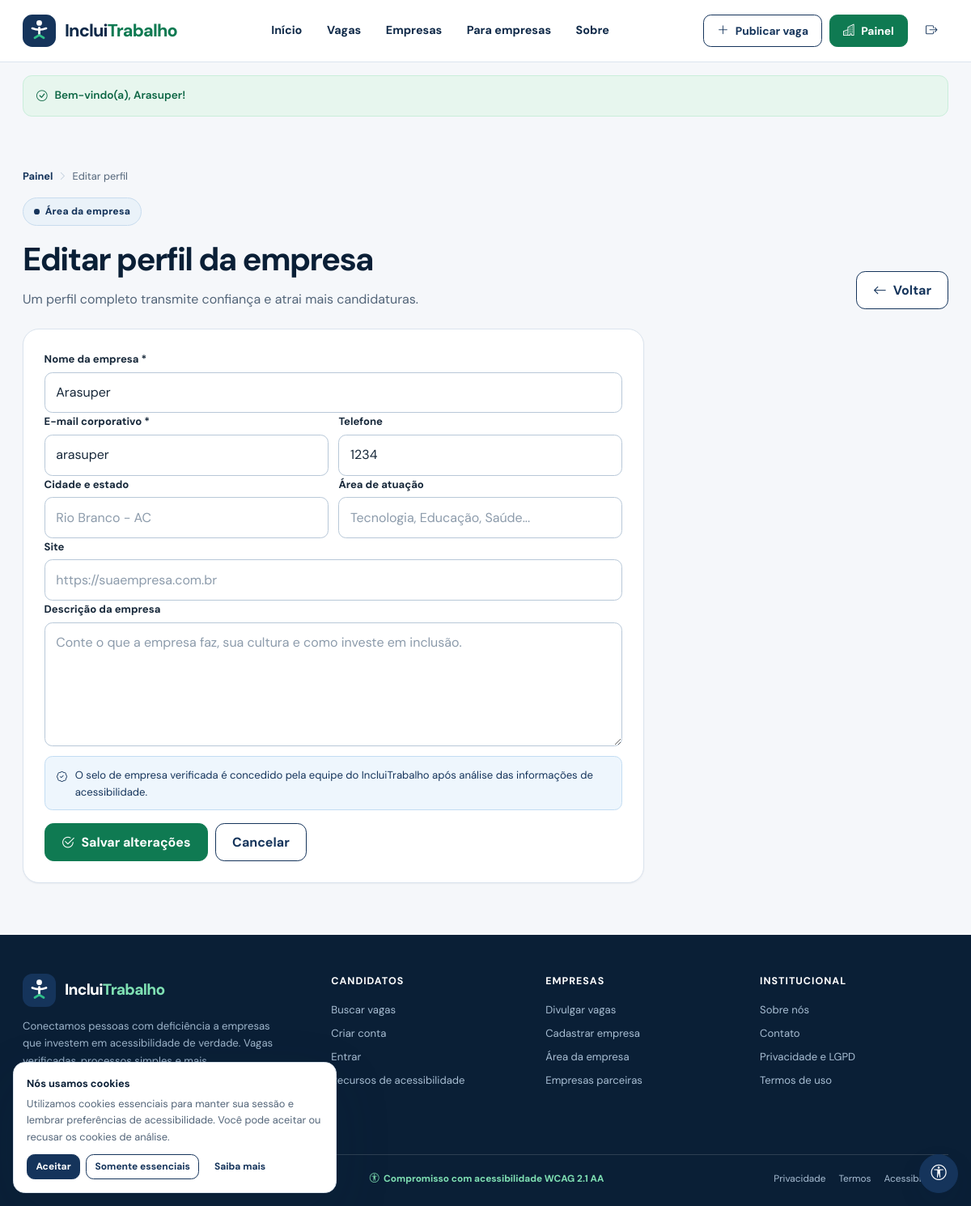
The app's page /telas/editarEmpresa.php (signed in) with its own data.
### tables this page shows
CREATE TABLE `empresa` (
  `id` int(11) NOT NULL,
  `nome` varchar(255) NOT NULL,
  `email` varchar(255) NOT NULL,
  `senha` varchar(255) NOT NULL,
  `telefone` varchar(255) NOT NULL,
  `cidade` varchar(180) DEFAULT NULL,
  `areaAtuacao` varchar(120) DEFAULT NULL,
  `descricao` text DEFAULT NULL,
  `site` varchar(255) DEFAULT NULL
);

### includes/config.php (called while the page is built, shortened)
<?php
require_once __DIR__ . '/../modelos/Empresa.php';
$base = $base ?? '';
function e($valor): string
{
    return htmlspecialchars((string) $valor, ENT_QUOTES, 'UTF-8');
}

### telas/editarEmpresa.php (the view, shortened to what this page needs)
<?php
$base = '../';
require_once __DIR__ . '/../includes/config.php';
$empresaSessao = exigir_empresa();
$empresaId = (int) $empresaSessao->id;
$pdo = db();
$stmt = $pdo->prepare('SELECT * FROM empresa WHERE id = ? LIMIT 1');
$stmt->execute([$empresaId]);
$empresa = $stmt->fetch();
require __DIR__ . '/../includes/head.php';
require __DIR__ . '/../includes/cabecalho.php';
?>
<main id="conteudo">
  <div class="container dashboard">
    <nav class="breadcrumb" aria-label="Você está em">
      <a href="home.php">Painel</a>
      <i class="bi bi-chevron-right" aria-hidden="true"></i>
      <span aria-current="page">Editar perfil</span>
    </nav>
    <div class="dash-head">
      <div>
        <span class="eyebrow navy">Área da empresa</span>
        <h1>Editar perfil da empresa</h1>
        <p>Um perfil completo transmite confiança e atrai mais candidaturas.</p>
      </div>
      <a class="btn btn-outline" href="home.php"><i class="bi bi-arrow-left" aria-hidden="true"></i> Voltar</a>
    </div>
    <form class="panel" action="<?= e($base) ?>controladores/rota.php?acao=editarEmpresa" method="POST" data-validate style="max-width:48rem">
      <div class="field">
        <label for="nome">Nome da empresa *</label>
        <input id="nome" name="nome" type="text" required minlength="2" value="<?= e($empresa['nome']) ?>" autocomplete="organization">
      </div>
      <div class="form-row">
        <div class="field">
          <label for="email">E-mail corporativo *</label>
          <input id="email" name="email" type="email" required value="<?= e($empresa['email']) ?>" autocomplete="email">
        </div>
        <div class="field">
          <label for="telefone">Telefone</label>
          <input id="telefone" name="telefone" type="tel" value="<?= e($empresa['telefone'] ?? '') ?>" autocomplete="tel">
        </div>
      </div>
      <div class="form-row">
        <div class="field">
          <label for="cidade">Cidade e estado</label>
          <input id="cidade" name="cidade" type="text" value="<?= e($empresa['cidade'] ?? '') ?>" placeholder="Rio Branco - AC">
        </div>
        <div class="field">
          <label for="areaAtuacao">Área de atuação</label>
          <input id="areaAtuacao" name="areaAtuacao" type="text" value="<?= e($empresa['areaAtuacao'] ?? '') ?>" placeholder="Tecnologia, Educação, Saúde...">
        </div>
      </div>
      <div class="field">
        <label for="site">Site</label>
        <input id="site" name="site" type="url" value="<?= e($empresa['site'] ?? '') ?>" placeholder="https://suaempresa.com.br">
      </div>
      <div class="field">
        <label for="descricao">Descrição da empresa</label>
        <textarea id="descricao" name="descricao" rows="5" placeholder="Conte o que a empresa faz, sua cultura e como investe em inclusão."><?= e($empresa['descricao'] ?? '') ?></textarea>
      </div>
      <div class="info-note" style="display:flex;gap:.6rem;align-items:flex-start">
        <i class="bi bi-patch-check" aria-hidden="true" style="margin-top:.15rem"></i>
        <span>O selo de empresa verificada é concedido pela equipe do IncluiTrabalho após análise das informações de acessibilidade.</span>
      </div>
      <div style="display:flex;gap:.6rem;flex-wrap:wrap;margin-top:1rem">
        <button class="btn btn-green" type="submit"><i class="bi bi-check2-circle" aria-hidden="true"></i> Salvar alterações</button>
        <a class="btn btn-outline" href="home.php">Cancelar</a>
      </div>
    </form>
  </div>
</main>
<?php require __DIR__ . '/../includes/rodape.php'; ?>

### assets/style.css (style rules this page uses)
:root { --navy: #15345b; --navy-700: #102a49; --navy-900: #0a1f36; --green: #0f7a52; --green-600: #0c6644; --green-100: #e7f6ee; --green-200: #c9eeda; --ink: #17283a; --muted: #536579; --muted-2: #5f7086; --canvas: #f5f7fa; --surface: #ffffff; --surface-2: #f8fafc; --border: #dbe4ee; --border-strong: #b8c8d8; --focus: #1f6fb2; --danger: #b42318; --danger-bg: #fef3f2; --danger-border: #f6c9c5; --warning: #7a5300; --warning-bg: #fff8e6; --warning-border: #efd9a1; --info-bg: #eef6fd; --info-border: #c3ddf3; --radius-sm: .65rem; --radius: .9rem; --radius-lg: 1.25rem; --radius-xl: 1.75rem; --shadow-sm: 0 1px 2px rgba(16, 42, 73, .06); --shadow: 0 12px 32px rgba(16, 42, 73, .08); --shadow-lg: 0 24px 70px rgba(16, 42, 73, .14); --container: 75rem; --header-h: 4.75rem; }
*, *::before, *::after { box-sizing: border-box }
html { scroll-behavior: smooth; font-size: 100%; -webkit-text-size-adjust: 100% }
html, body { max-width: 100% }
body { margin: 0; font-family: 'DM Sans', Arial, sans-serif; background: var(--canvas); color: var(--ink); font-size: 1rem; line-height: 1.6; -webkit-font-smoothing: antialiased }
a { color: inherit; text-decoration: none }
button, input, select, textarea { font: inherit }
button { cursor: pointer }
h1, h2, h3, h4, p, li, a, small, strong, span { overflow-wrap: break-word }
.container { width: 100%; max-width: var(--container); margin-inline: auto; padding-inline: clamp(1rem, 3vw, 1.75rem) }
.btn { display: inline-flex; align-items: center; justify-content: center; gap: .5rem; border-radius: .7rem; padding: .8rem 1.25rem; background: var(--navy); color: #fff; font-weight: 700; border: 1px solid var(--navy); transition: background .18s, border-color .18s, transform .18s, box-shadow .18s; white-space: nowrap; line-height: 1.2 }
.btn .bi { font-size: 1.05em }
.btn-green { background: var(--green); border-color: var(--green) }
.btn-outline { background: #fff; color: var(--navy) }
.eyebrow { display: inline-flex; align-items: center; gap: .45rem; background: var(--green-100); border: 1px solid var(--green-200); color: var(--green-600); padding: .42rem .8rem; border-radius: 50rem; font-size: .76rem; font-weight: 800; letter-spacing: .02em }
.eyebrow::before { content: ""; width: .42rem; height: .42rem; border-radius: 50%; background: var(--green) }
.eyebrow.navy { background: #eaf2f9; border-color: #c8dcee; color: var(--navy) }
.eyebrow.navy::before { background: var(--navy) }
.panel { background: #fff; border: 1px solid var(--border); border-radius: var(--radius-lg); padding: 1.6rem; box-shadow: var(--shadow-sm); min-width: 0 }
.info-note { font-size: .82rem; color: var(--navy); background: var(--info-bg); border: 1px solid var(--info-border); padding: .7rem .9rem; border-radius: .6rem; margin: .8rem 0 }
.breadcrumb { display: flex; align-items: center; gap: .4rem; flex-wrap: wrap; font-size: .8rem; color: var(--muted); margin-bottom: 1rem }
.breadcrumb a { color: var(--navy); font-weight: 700 }
.breadcrumb .bi { font-size: .7rem; color: var(--border-strong) }
.field { display: grid; gap: .35rem; min-width: 0 }
.field>label, .field-label { font-size: .82rem; font-weight: 700; color: var(--ink) }
input:not([type=checkbox]):not([type=radio]), select, textarea { width: 100%; background: #fff; border: 1px solid var(--border-strong); border-radius: .6rem; padding: .72rem .85rem; color: var(--ink); outline: none; transition: border-color .15s, box-shadow .15s; min-height: 2.8rem }
textarea { min-height: 7rem; resize: vertical }
input::placeholder, textarea::placeholder { color: #8c9bab }
.form-row { display: grid; grid-template-columns: 1fr 1fr; gap: .8rem }
.dashboard { padding: clamp(1.5rem, 4vw, 3rem) 0 4rem; min-height: 60vh; padding-inline: clamp(1rem, 3vw, 1.75rem); }
.dash-head { display: flex; align-items: flex-end; justify-content: space-between; gap: 1rem; flex-wrap: wrap; margin-bottom: 1.5rem }
.dash-head h1 { font-size: clamp(1.7rem, 3.5vw, 2.5rem); letter-spacing: -.04em; margin: .55rem 0 .3rem; color: var(--navy-900) }
.dash-head p { margin: 0; color: var(--muted) }
.dash-head .btn { flex: none }

### records on screen
empresa: nome "Arasuper", email "arasuper", telefone "1234"

### other values on screen
$flash['mensagem'] "Bem-vindo(a), Arasuper!"
